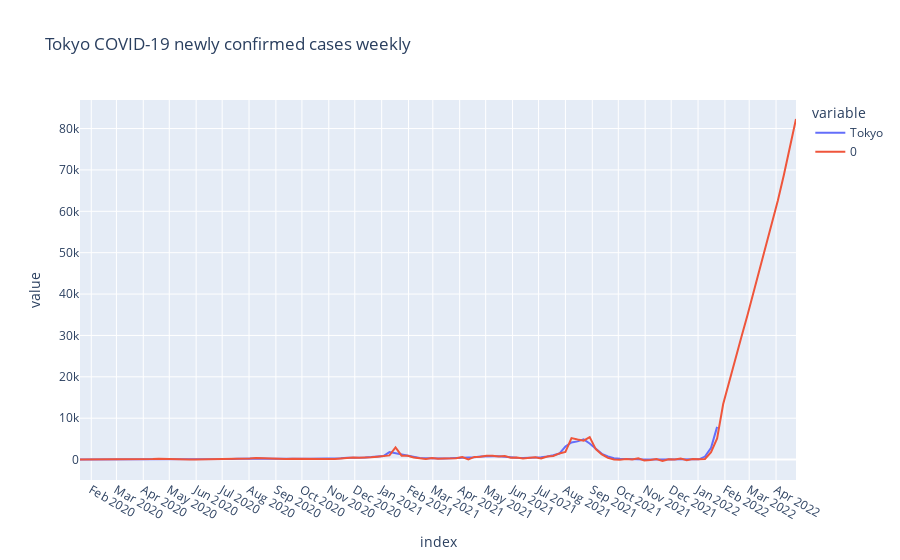

This figure's notebook cell:
### Code cell
ts_forecast = result_tokyo.predict(start=df_gr.index[0], end=df_gr.index[-1]+relativedelta(months=3))
temp_df = df_gr.Tokyo.to_frame()
temp_df = pd.concat([temp_df, ts_forecast])

fig = px.line(temp_df, title='Tokyo COVID-19 newly confirmed cases weekly')
fig.update_layout({
    'xaxis': {
        'dtick': 'M1'
    }
})
fig.show()

### Figure 1 — Plotly figure (JSON) as saved in the notebook; plotly's stock layout.template omitted (floating-point values rounded to 4 significant figures; data arrays with more than 128 entries replaced by an {"elided": "..."} marker saying what was removed)
{"data": [{"hovertemplate": "variable=Tokyo<br>index=%{x}<br>value=%{y}<extra></extra>", "legendgroup": "Tokyo", "line": {"color": "#636efa", "dash": "solid"}, "marker": {"symbol": "circle"}, "mode": "lines", "name": "Tokyo", "orientation": "v", "showlegend": true, "type": "scatter", "x": {"elided": "225 str values"}, "xaxis": "x", "y": {"elided": "225 float values"}, "yaxis": "y"}, {"hovertemplate": "variable=0<br>index=%{x}<br>value=%{y}<extra></extra>", "legendgroup": "0", "line": {"color": "#EF553B", "dash": "solid"}, "marker": {"symbol": "circle"}, "mode": "lines", "name": "0", "orientation": "v", "showlegend": true, "type": "scatter", "x": {"elided": "225 str values"}, "xaxis": "x", "y": {"elided": "225 float values"}, "yaxis": "y"}], "layout": {"autosize": true, "legend": {"title": {"text": "variable"}, "tracegroupgap": 0}, "title": {"text": "Tokyo COVID-19 newly confirmed cases weekly"}, "xaxis": {"anchor": "y", "autorange": true, "domain": [0, 1], "dtick": "M1", "range": ["2020-01-19", "2022-04-24"], "title": {"text": "index"}, "type": "date"}, "yaxis": {"anchor": "x", "autorange": true, "domain": [0, 1], "range": [-4934.0, 86900.0], "title": {"text": "value"}, "type": "linear"}}}
